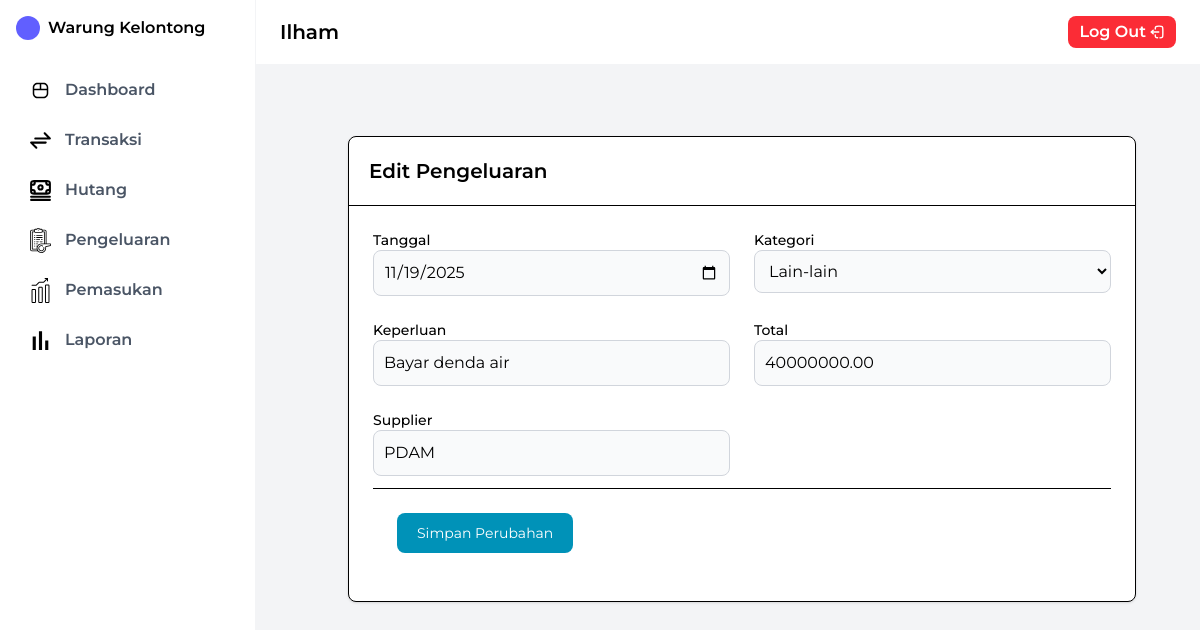
The app's page /Views/editPengeluaran.php?id_pengeluaran=2 (signed in) with its own data.
### tables this page shows
CREATE TABLE `pengeluaran` (
  `id_pengeluaran` int NOT NULL,
  `tanggal` date NOT NULL,
  `kategori` enum('Belanja','Operasional','Lain-lain') NOT NULL,
  `keperluan` varchar(255) NOT NULL,
  `jumlah` int DEFAULT NULL,
  `total` decimal(12,2) NOT NULL,
  `supplier` varchar(100) DEFAULT NULL,
  `id_laporan` int DEFAULT NULL
);

### Views/editPengeluaran.php (the view, shortened to what this page needs)
<?php
require '../Config/koneksi.php';
$id = $_GET['id_pengeluaran'];
$data = mysqli_fetch_assoc(mysqli_query($conn, "SELECT * FROM pengeluaran WHERE id_pengeluaran = $id"));
include "../Layout/sidebar.php";
?>
<!DOCTYPE html>
<html>
<head>
    <script src="https://cdn.jsdelivr.net/npm/@tailwindcss/browser@4"></script>
</head>
<body class="bg-gray-100 flex flex-1">
<div class="flex flex-col flex-1">
    <?php include "../Layout/header.php"; ?>
    <main class="p-6 pt-24 pl-32 flex-1">
        <div class="bg-white border rounded-lg shadow m-10">
            <div class="flex items-start justify-between p-5 border-b">
                <h3 class="text-xl font-semibold">Edit Pengeluaran</h3>
            </div>
            <div class="p-6 space-y-6">
                <form method="POST">
                    <div class="grid grid-cols-6 gap-6">
                        <div class="col-span-6 sm:col-span-3">
                            <label class="text-sm font-medium">Tanggal</label>
                            <input type="date" name="tanggal" value="<?= $data['tanggal'] ?>"
                                class="bg-gray-50 border border-gray-300 rounded-lg w-full p-2.5" required>
                        </div>
                        <div class="col-span-6 sm:col-span-3">
                            <label class="text-sm font-medium">Kategori</label>
                            <select name="kategori"
                                class="bg-gray-50 border border-gray-300 rounded-lg w-full p-2.5">
                                <option value="Lain-lain" <?= $data['kategori']=='Lain-lain'?'selected':'' ?>>Lain-lain</option>
                            </select>
                        </div>
                        <div class="col-span-6 sm:col-span-3">
                            <label class="text-sm font-medium">Keperluan</label>
                            <input type="text" name="keperluan" value="<?= $data['keperluan'] ?>"
                                class="bg-gray-50 border border-gray-300 rounded-lg w-full p-2.5" required>
                        </div>
                        <div class="col-span-6 sm:col-span-3">
                            <label class="text-sm font-medium">Total</label>
                            <input type="number" step="0.01" name="total" value="<?= $data['total'] ?>"
                                class="bg-gray-50 border border-gray-300 rounded-lg w-full p-2.5" required>
                        </div>
                        <div class="col-span-6 sm:col-span-3">
                            <label class="text-sm font-medium">Supplier</label>
                            <input type="text" name="supplier" value="<?= $data['supplier'] ?>"
                                class="bg-gray-50 border border-gray-300 rounded-lg w-full p-2.5">
                        </div>
                    </div>
                    <div class="p-6 mt-3 border-t">
                        <button class="bg-cyan-600 hover:bg-cyan-700 text-white px-5 py-2.5 rounded-lg text-sm">
                            Simpan Perubahan
                        </button>
                    </div>
                </form>
            </div>
        </div>
    </main>
</div>
</body>
</html>

### Views/editPengeluaran.php (style rules this page uses)
body { font-family:'Montserrat',sans-serif; }

### records on screen
pengeluaran: tanggal "11/19/2025", kategori "Lain-lain", keperluan "Bayar denda air", total "40000000.00", supplier "PDAM"

### other values on screen
$_SESSION['username'] "Ilham"
